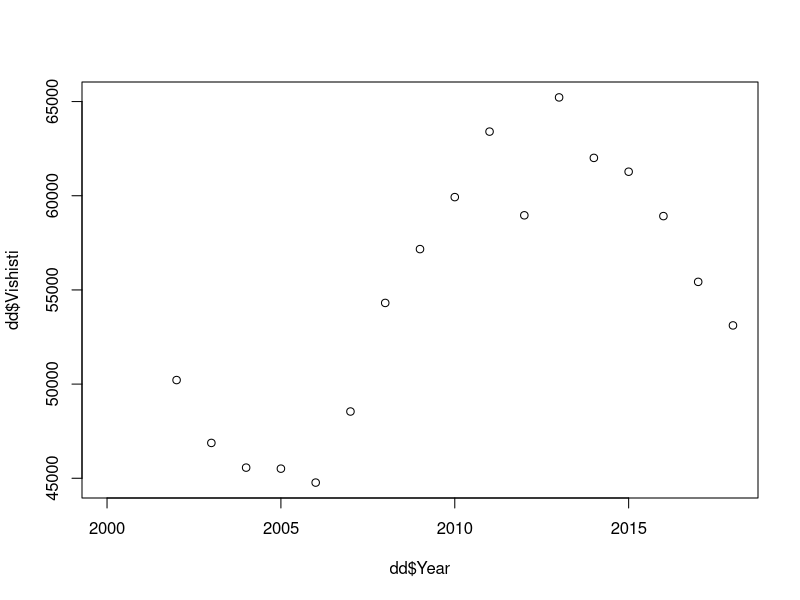

Recreate this plot in R.
#Import data and initial model ----
setwd("C:\\Users\\vladi\\Documents\\FEBA\\Macro II\\Project\\kur")
dd=read.csv("ImportR.csv", stringsAsFactors = F, na.strings=c(""," ", "?"))
dd$GDP=log(dd$GDP)
dd$K=log(dd$K)
dd$L=log(dd$L)
fit=lm(GDP~K+L, data=dd)
summary(fit)
coef(fit)
#Graduates of Tertiary education test ----
dd$Vishisti=c(NA, NA,50214,46876,45565,45510,44770,48544,54309,57167,59927,63405,58961,65221,62010,61276,58919,55428,53115)
plot(dd$Year, dd$Vishisti)
cor.test(dd$GDP, dd$Vishisti)
dd$Vishisti=log(dd$Vishisti)
dd1=dd[-c(1,2),]
fit1=lm(GDP~K+L+Vishisti, data=dd1)
summary(fit1)
#R.D - delfated - test
dd$R.DExpends=c(257508.706, 238610.0785, 257711.1621, 275148.8324,290577.5714, 294089.7209, 311793.7475,333879.9217, 355918.2262, 384870.6652,436161.6249,  429834.6467, 484894.1299, 507863.8705,  657747.2546,850471.1745,  744127.4882, 761388.773, 808877.5402)
dd$R.DExpends=log(dd$R.DExpends)
cor.test(dd$GDP, dd$R.DExpends) #0.87 with p-value=0
eq=lm(GDP~K+L+R.DExpends, data=dd) #There is a strong positive correlatiob between the R&D and the GDP, but
#It isn't statistically significant in the model - sa it cannot be included 
summary(eq)
#Graduated - osnovno;sredno - test ----
#Osnovno
dd$Osnovno=c(85835,87716,	87823,	90844,	86455,	85425,	77977,	71280,	67110,	63557,	61014,	56753,	53929,	54116,	57798,	58235,	58654,	113250,	71880)
dd$Osnovno=log(dd$Osnovno)
cor.test(dd$GDP, dd$Osnovno) #there is negative correlation =-0.52 and it is significant at 0.05, but not at 0.01
eq1=lm(GDP~K+L+Osnovno, data=dd)
summary(eq1)
eq2=lm(GDP~K+L+Osnovno+Vishisti, data=dd)
summary(eq2) #we see that zavyrshili osnovno obrazovanie ne e statisticheski znachima za tozi model 
#Sredno 
dd$Sredno=c(79470,	75654,	55141,	77737	,75354,	77845	,76361	,77057	,69649,	69302,	63043	,62500	,59741,	56316	,53487	,50326	,44975	,48281,	49504)
dd$Sredno=log(dd$Sredno)
cor.test(dd$GDP, dd$Sredno) #negative correlation =-0.68 - statistically significant at 5% and 1%
eq3=lm(GDP~K+L+Sredno, data=dd)
summary(eq3) #it is statistically significant at the model at 5% level 
eq4=lm(GDP~K+L+Sredno+Vishisti, data=dd)
summary(eq4) #but included in this model - it is not statistically significant - p-value=0.1443

#Education - expenditures - test ----
dd$EduExpends=c(2426472.927,	2403672.011,	2635946.991,	2759993.639,	2852234.624,	2975549.276,	3092401.894,	3190886.525,	3634038.083,	3613533.258,	3211001.664,	3208270.169,	3128063.392,	3380840.952,	3719554.793,	3704198.737,	3890301.07,	4288573.336, NA)
dd$EduExpends=log(dd$EduExpends)
cor.test(dd$GDP, dd$EduExpends) #high correlation - 0.94 - statistically significant at all levels
eq5=lm(GDP~K+L+EduExpends+Vishisti, data=dd)
summary(eq5) #this variable is not significant included in the model 

#Synergies: S1=grad.osnovno*grad.sredno; S2=grad.osn*grad.sredno*vishisti; S3=grad.sredno*vishisti
dd$S1=dd$Osnovno*dd$Sredno
dd$S2=dd$Sredno*dd$Vishisti
dd$S3=dd$Osnovno*dd$Sredno*dd$Vishisti
dd$S4=dd$Osnovno*dd$Sredno*dd$Vishisti*dd$EduExpends

#Regsubsets  and final model----
dd=dd[-c(1,2,19),]
library(leaps)
fs=regsubsets(GDP~.,data=dd,nvmax=11)
summary(fs)$which
summary(fs)$adjr2
#Highest Adj.R.2 = 0.9922370 for the model with 5 variables - K,L, EduExpends, S1 and S2
eq6=lm(GDP~K+L+EduExpends+S1+S2, data=dd)
summary(eq6)
